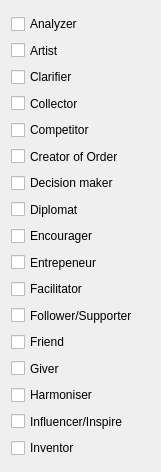
       <widget class="QWidget" name="verticalLayoutWidget">
        <property name="geometry">
         <rect>
          <x>10</x>
          <y>0</y>
          <width>161</width>
          <height>472</height>
         </rect>
        </property>
        <layout class="QVBoxLayout" name="vlRoles_1">
         <property name="spacing">
          <number>0</number>
         </property>
         <item>
          <widget class="LinkedCheckBox" name="chkbRoles_2">
           <property name="sizePolicy">
            <sizepolicy hsizetype="Expanding" vsizetype="Expanding">
             <horstretch>0</horstretch>
             <verstretch>0</verstretch>
            </sizepolicy>
           </property>
           <property name="statusTip">
            <string>You are good at resolving anything complex and like to pull it apart to make it simple. Concentrate on the detail.</string>
           </property>
           <property name="accessibleName">
            <string>roles</string>
           </property>
           <property name="accessibleDescription">
            <string>7</string>
           </property>
           <property name="autoFillBackground">
            <bool>false</bool>
           </property>
           <property name="styleSheet">
            <string notr="true">QCheckBox:hover:!pressed
{
background-color: rgba(186, 0, 3, 75);
}</string>
           </property>
           <property name="text">
            <string>Analyzer</string>
           </property>
          </widget>
         </item>
         <item>
          <widget class="LinkedCheckBox" name="chkbRoles_3">
           <property name="sizePolicy">
            <sizepolicy hsizetype="Expanding" vsizetype="Expanding">
             <horstretch>0</horstretch>
             <verstretch>0</verstretch>
            </sizepolicy>
           </property>
           <property name="statusTip">
            <string>You are good at expressing yourself in one of the art forms, fine arts, literature, music, performing arts, etc</string>
           </property>
           <property name="accessibleName">
            <string>roles</string>
           </property>
           <property name="accessibleDescription">
            <string>7</string>
           </property>
           <property name="styleSheet">
            <string notr="true">QCheckBox:hover:!pressed
{
background-color: rgba(186, 0, 3, 75);
}</string>
           </property>
           <property name="text">
            <string>Artist</string>
           </property>
          </widget>
         </item>
         <item>
          <widget class="LinkedCheckBox" name="chkbRoles_4">
           <property name="sizePolicy">
            <sizepolicy hsizetype="Expanding" vsizetype="Expanding">
             <horstretch>0</horstretch>
             <verstretch>0</verstretch>
            </sizepolicy>
           </property>
           <property name="statusTip">
            <string>Someone who has an easy explanation for things. Wants everyone to understand.</string>
           </property>
           <property name="accessibleName">
            <string>roles</string>
           </property>
           <property name="accessibleDescription">
            <string>7</string>
           </property>
           <property name="styleSheet">
            <string notr="true">QCheckBox:hover:!pressed
{
background-color: rgba(186, 0, 3, 75);
}</string>
           </property>
           <property name="text">
            <string>Clarifier</string>
           </property>
          </widget>
         </item>
         <item>
          <widget class="LinkedCheckBox" name="chkbRoles_15">
           <property name="sizePolicy">
            <sizepolicy hsizetype="Expanding" vsizetype="Expanding">
             <horstretch>0</horstretch>
             <verstretch>0</verstretch>
            </sizepolicy>
           </property>
           <property name="statusTip">
            <string>Someone who loves to collect things, information, memories, etc.</string>
           </property>
           <property name="accessibleName">
            <string>roles</string>
           </property>
           <property name="accessibleDescription">
            <string>7</string>
           </property>
           <property name="styleSheet">
            <string notr="true">QCheckBox:hover:!pressed
{
background-color: rgba(186, 0, 3, 75);
}</string>
           </property>
           <property name="text">
            <string>Collector</string>
           </property>
          </widget>
         </item>
         <item>
          <widget class="LinkedCheckBox" name="chkbRoles_1">
           <property name="sizePolicy">
            <sizepolicy hsizetype="Expanding" vsizetype="Expanding">
             <horstretch>0</horstretch>
             <verstretch>0</verstretch>
            </sizepolicy>
           </property>
           <property name="statusTip">
            <string>Someone who is positively stimulated by competition. Thrives on challenges.</string>
           </property>
           <property name="accessibleName">
            <string>roles</string>
           </property>
           <property name="accessibleDescription">
            <string>7</string>
           </property>
           <property name="styleSheet">
            <string notr="true">QCheckBox:hover:!pressed
{
background-color: rgba(186, 0, 3, 75);
}</string>
           </property>
           <property name="text">
            <string>Competitor</string>
           </property>
          </widget>
         </item>
         <item>
          <widget class="LinkedCheckBox" name="chkbRoles_16">
           <property name="sizePolicy">
            <sizepolicy hsizetype="Expanding" vsizetype="Expanding">
             <horstretch>0</horstretch>
             <verstretch>0</verstretch>
            </sizepolicy>
           </property>
           <property name="statusTip">
            <string>You like to invent systems to establish order out of chaos or disorder. </string>
           </property>
           <property name="accessibleName">
            <string>roles</string>
           </property>
           <property name="accessibleDescription">
            <string>7</string>
           </property>
           <property name="styleSheet">
            <string notr="true">QCheckBox:hover:!pressed
{
background-color: rgba(186, 0, 3, 75);
}</string>
           </property>
           <property name="text">
            <string>Creator of Order</string>
           </property>
          </widget>
         </item>
         <item>
          <widget class="LinkedCheckBox" name="chkbRoles_8">
           <property name="sizePolicy">
            <sizepolicy hsizetype="Expanding" vsizetype="Expanding">
             <horstretch>0</horstretch>
             <verstretch>0</verstretch>
            </sizepolicy>
           </property>
           <property name="statusTip">
            <string>You are a person with great assertiveness, you are willing to make decisions and bear the consequences. If you make a decision you easily stick to it. </string>
           </property>
           <property name="accessibleName">
            <string>roles</string>
           </property>
           <property name="accessibleDescription">
            <string>7</string>
           </property>
           <property name="styleSheet">
            <string notr="true">QCheckBox:hover:!pressed
{
background-color: rgba(186, 0, 3, 75);
}</string>
           </property>
           <property name="text">
            <string>Decision maker</string>
           </property>
          </widget>
         </item>
         <item>
          <widget class="LinkedCheckBox" name="chkbRoles_13">
           <property name="sizePolicy">
            <sizepolicy hsizetype="Expanding" vsizetype="Expanding">
             <horstretch>0</horstretch>
             <verstretch>0</verstretch>
            </sizepolicy>
           </property>
           <property name="statusTip">
            <string>You have a special skill to handle a situation in such a way that no one is offended, you are tactful.</string>
           </property>
           <property name="accessibleName">
            <string>roles</string>
           </property>
           <property name="accessibleDescription">
            <string>7</string>
           </property>
           <property name="styleSheet">
            <string notr="true">QCheckBox:hover:!pressed
{
background-color: rgba(186, 0, 3, 75);
}</string>
           </property>
           <property name="text">
            <string>Diplomat</string>
           </property>
          </widget>
         </item>
         <item>
          <widget class="LinkedCheckBox" name="chkbRoles_7">
           <property name="sizePolicy">
            <sizepolicy hsizetype="Expanding" vsizetype="Expanding">
             <horstretch>0</horstretch>
             <verstretch>0</verstretch>
            </sizepolicy>
           </property>
           <property name="statusTip">
            <string>You find it easy to support your friends in any difficult situation adding positive energy to complete the task.</string>
           </property>
           <property name="accessibleName">
            <string>roles</string>
           </property>
           <property name="accessibleDescription">
            <string>7</string>
           </property>
           <property name="styleSheet">
            <string notr="true">QCheckBox:hover:!pressed
{
background-color: rgba(186, 0, 3, 75);
}</string>
           </property>
           <property name="text">
            <string>Encourager</string>
           </property>
          </widget>
         </item>
         <item>
          <widget class="LinkedCheckBox" name="chkbRoles_17">
           <property name="sizePolicy">
            <sizepolicy hsizetype="Expanding" vsizetype="Expanding">
             <horstretch>0</horstretch>
             <verstretch>0</verstretch>
            </sizepolicy>
           </property>
           <property name="statusTip">
            <string>You see the business potential in any situation. </string>
           </property>
           <property name="accessibleName">
            <string>roles</string>
           </property>
           <property name="accessibleDescription">
            <string>7</string>
           </property>
           <property name="styleSheet">
            <string notr="true">QCheckBox:hover:!pressed
{
background-color: rgba(186, 0, 3, 75);
}</string>
           </property>
           <property name="text">
            <string>Entrepeneur</string>
           </property>
          </widget>
         </item>
         <item>
          <widget class="LinkedCheckBox" name="chkbRoles_11">
           <property name="sizePolicy">
            <sizepolicy hsizetype="Expanding" vsizetype="Expanding">
             <horstretch>0</horstretch>
             <verstretch>0</verstretch>
            </sizepolicy>
           </property>
           <property name="statusTip">
            <string>You create a situation or environment where things can happen, you make progress easier. Launch pad.</string>
           </property>
           <property name="accessibleName">
            <string>roles</string>
           </property>
           <property name="accessibleDescription">
            <string>7</string>
           </property>
           <property name="styleSheet">
            <string notr="true">QCheckBox:hover:!pressed
{
background-color: rgba(186, 0, 3, 75);
}</string>
           </property>
           <property name="text">
            <string>Facilitator</string>
           </property>
          </widget>
         </item>
         <item>
          <widget class="LinkedCheckBox" name="chkbRoles_6">
           <property name="sizePolicy">
            <sizepolicy hsizetype="Expanding" vsizetype="Expanding">
             <horstretch>0</horstretch>
             <verstretch>0</verstretch>
            </sizepolicy>
           </property>
           <property name="statusTip">
            <string>You are an enthusiast. Backer, ally, loyal</string>
           </property>
           <property name="accessibleName">
            <string>roles</string>
           </property>
           <property name="accessibleDescription">
            <string>7</string>
           </property>
           <property name="styleSheet">
            <string notr="true">QCheckBox:hover:!pressed
{
background-color: rgba(186, 0, 3, 75);
}</string>
           </property>
           <property name="text">
            <string>Follower/Supporter</string>
           </property>
          </widget>
         </item>
         <item>
          <widget class="LinkedCheckBox" name="chkbRoles_10">
           <property name="sizePolicy">
            <sizepolicy hsizetype="Expanding" vsizetype="Expanding">
             <horstretch>0</horstretch>
             <verstretch>0</verstretch>
            </sizepolicy>
           </property>
           <property name="statusTip">
            <string>You are extremely loyal, trustworthy and committed.</string>
           </property>
           <property name="accessibleName">
            <string>roles</string>
           </property>
           <property name="accessibleDescription">
            <string>7</string>
           </property>
           <property name="styleSheet">
            <string notr="true">QCheckBox:hover:!pressed
{
background-color: rgba(186, 0, 3, 75);
}</string>
           </property>
           <property name="text">
            <string>Friend</string>
           </property>
          </widget>
         </item>
         <item>
          <widget class="LinkedCheckBox" name="chkbRoles_12">
           <property name="sizePolicy">
            <sizepolicy hsizetype="Expanding" vsizetype="Expanding">
             <horstretch>0</horstretch>
             <verstretch>0</verstretch>
            </sizepolicy>
           </property>
           <property name="statusTip">
            <string>You are fond of sharing your resources (money, time, etc)</string>
           </property>
           <property name="accessibleName">
            <string>roles</string>
           </property>
           <property name="accessibleDescription">
            <string>7</string>
           </property>
           <property name="styleSheet">
            <string notr="true">QCheckBox:hover:!pressed
{
background-color: rgba(186, 0, 3, 75);
}</string>
           </property>
           <property name="text">
            <string>Giver</string>
           </property>
          </widget>
         </item>
         <item>
          <widget class="LinkedCheckBox" name="chkbRoles_9">
           <property name="sizePolicy">
            <sizepolicy hsizetype="Expanding" vsizetype="Expanding">
             <horstretch>0</horstretch>
             <verstretch>0</verstretch>
            </sizepolicy>
           </property>
           <property name="statusTip">
            <string>You like to see that things and people are working or blending together. You are a mediator who brings one thing into harmonious agreement with another.</string>
           </property>
           <property name="accessibleName">
            <string>roles</string>
           </property>
           <property name="accessibleDescription">
            <string>7</string>
           </property>
           <property name="styleSheet">
            <string notr="true">QCheckBox:hover:!pressed
{
background-color: rgba(186, 0, 3, 75);
}</string>
           </property>
           <property name="text">
            <string>Harmoniser</string>
           </property>
          </widget>
         </item>
         <item>
          <widget class="LinkedCheckBox" name="chkbRoles_14">
           <property name="sizePolicy">
            <sizepolicy hsizetype="Expanding" vsizetype="Expanding">
             <horstretch>0</horstretch>
             <verstretch>0</verstretch>
            </sizepolicy>
           </property>
           <property name="statusTip">
            <string>You have an inner drive to challenge people. You easily affect other people by what you say.</string>
           </property>
           <property name="accessibleName">
            <string>roles</string>
           </property>
           <property name="accessibleDescription">
            <string>7</string>
           </property>
           <property name="styleSheet">
            <string notr="true">QCheckBox:hover:!pressed
{
background-color: rgba(186, 0, 3, 75);
}</string>
           </property>
           <property name="text">
            <string>Influencer/Inspire</string>
           </property>
          </widget>
         </item>
         <item>
          <widget class="LinkedCheckBox" name="chkbRoles_5">
           <property name="sizePolicy">
            <sizepolicy hsizetype="Expanding" vsizetype="Expanding">
             <horstretch>0</horstretch>
             <verstretch>0</verstretch>
            </sizepolicy>
           </property>
           <property name="statusTip">
            <string>You like to think about new ideas, you are innovative.</string>
           </property>
           <property name="accessibleName">
            <string>roles</string>
           </property>
           <property name="accessibleDescription">
            <string>7</string>
           </property>
           <property name="styleSheet">
            <string notr="true">QCheckBox:hover:!pressed
{
background-color: rgba(186, 0, 3, 75);
}</string>
           </property>
           <property name="text">
            <string>Inventor</string>
           </property>
          </widget>
         </item>
        </layout>
       </widget>
